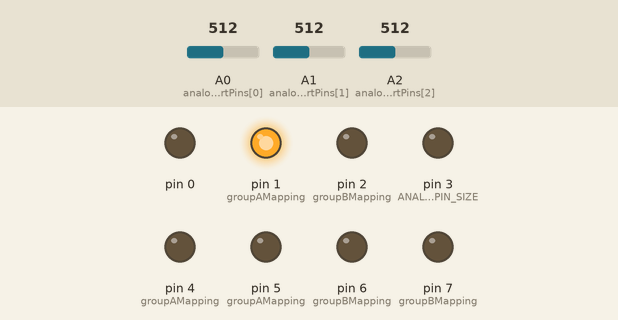
Bench run of a program on a simulated Arduino Uno, built with avr-gcc and run on an emulated ATmega328P. On the bench: output pins drawn as LEDs (lit = HIGH). Inputs (shaded band) come from the test bench; at power-on: A0 (analogDartPins[0]) = 512, A1 (analogDartPins[1]) = 512, A2 (analogDartPins[2]) = 512.

Above: at 1.2 s.
1.3 s: A0 (analogDartPins[0]) set to 550
At 1.6 s:
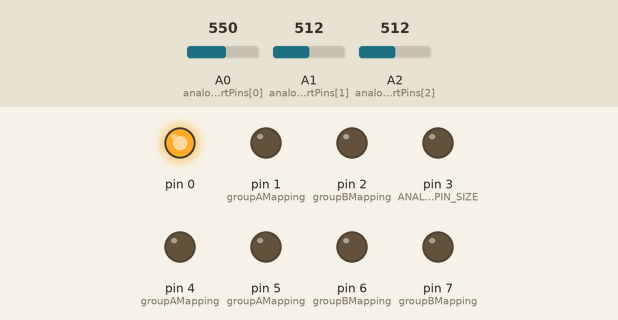
2.8 s: A0 (analogDartPins[0]) set to 627
4.3 s: A0 (analogDartPins[0]) set to 656
At 4.9 s:
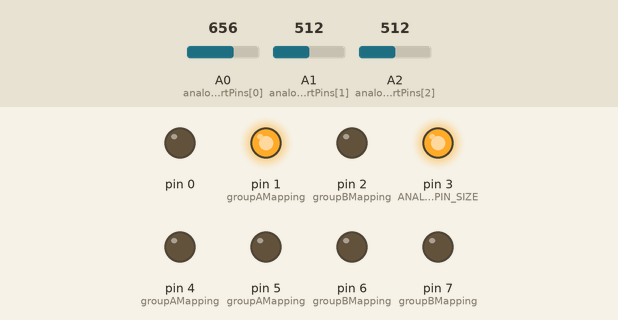
5.8 s: A0 (analogDartPins[0]) set to 735
7.3 s: A0 (analogDartPins[0]) set to 769
At 8.5 s:
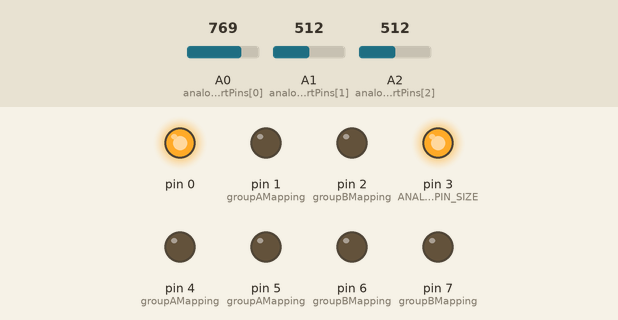
8.8 s: A0 (analogDartPins[0]) set to 716
At 9.4 s:
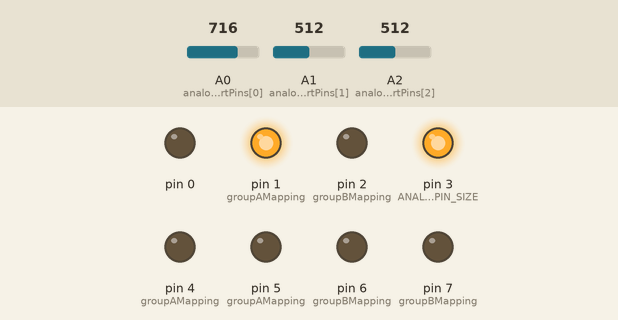
Timing chart, 0 to 11.3 s (numbered marks = the images above; inputs shaded):
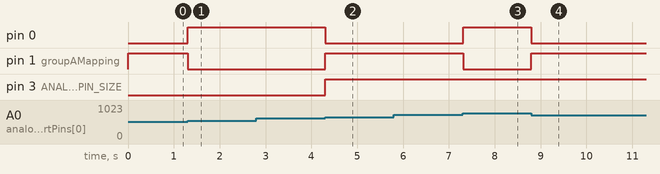

Measured:
- the behaviour switches between 536 and 537 on A0 (analogDartPins[0]) (found by bisection; images 0 and 1)
- the behaviour switches between 644 and 645 on A0 (analogDartPins[0]) (found by bisection; images 1 and 2)
- the behaviour switches between 752 and 753 on A0 (analogDartPins[0]) (found by bisection; images 2 and 3)
- after the input at 1.3 s, pin 0: LOW → HIGH at once; pin 1 (groupAMapping): HIGH → LOW at once
- after the input at 2.8 s, every drawn part: stays the same
- after the input at 4.3 s, pin 0: HIGH → LOW at once; pin 1 (groupAMapping), pin 3 (ANALOG_DART_PIN_SIZE): LOW → HIGH at once
- after the input at 5.8 s, every drawn part: stays the same
- after the input at 7.3 s, pin 0: LOW → HIGH at once; pin 1 (groupAMapping): HIGH → LOW at once
- after the input at 8.8 s, pin 0: HIGH → LOW at once; pin 1 (groupAMapping): LOW → HIGH at once

The program:

main.cpp
```cpp
#include <Arduino.h>
#include <pitches.h>

const uint8_t ANALOG_DART_PIN_SIZE = 3;
uint8_t analogDartPins[ANALOG_DART_PIN_SIZE] = { A0, A1, A2 };
const uint8_t SOUND_PIN = A5;

const uint8_t DART_MASTER_LINE_SIZE = 10;
const uint8_t DART_SLAVE_LINE_SIZE = 7;
const int INPUT_MATRIX[ANALOG_DART_PIN_SIZE][3][DART_MASTER_LINE_SIZE] = {{
    { 118, 116, 114, 112, 110, 108, 106, 104, 97, 91 },
    { 70, 64, 59, 54, 50, 47, 44, 42, 33, 27 },
    { 23, 20, 17, 15, 13, 12, 11, 10, 7, 6 }
  }, {
    { 117, 115, 113, 111, 109, 107, 106, 104, 97, 91 },
    { 64, 58, 52, 48, 44, 41, 39, 36, 28, 23 }
  }, {
    { 117, 115, 113, 111, 109, 107, 106, 104, 97, 91 },
    { 64, 58, 52, 48, 44, 41, 39, 36, 28, 23 }
  }
};

const uint8_t INPUT_MATRIX_GROUP_SIZES[ANALOG_DART_PIN_SIZE] = { 3, 2, 2 };

const uint8_t INPUT_MATRIX_COEFF = 8; // meaning 1024 (HIGH VOLTAGE) input will become 128

// Ignore unrelevant values, < to this
const uint8_t INPUT_MATRIX_THREASHOLD = 2 * INPUT_MATRIX_COEFF;


void play(uint16_t melody[], uint8_t noteDurations[], int length) {

  for (int i = 0; i < length; i++) {
    int noteDuration = 1000 / noteDurations[i];
    tone(SOUND_PIN, melody[i], noteDuration);

    int pauseBetweenNotes = noteDuration * 1.30;
    delay(pauseBetweenNotes);
    noTone(SOUND_PIN);
  }
}

void hit(int val, int multiplicator) {
  // uint16_t melody[] = { NOTE_C4, NOTE_G3, NOTE_G3, NOTE_A3, NOTE_G3,0, NOTE_B3, NOTE_C4 };
  // uint8_t durations[] = { 4, 8, 8, 4, 4, 4, 4, 4 };
  // uint16_t melody[] = {
  //   NOTE_G4, NOTE_C4, NOTE_DS4, NOTE_F4, NOTE_G4, NOTE_C4, NOTE_DS4, NOTE_F4,
  //   NOTE_G4, NOTE_C4, NOTE_DS4, NOTE_F4, NOTE_G4, NOTE_C4, NOTE_DS4, NOTE_F4,
  //   NOTE_G4, NOTE_C4, NOTE_E4, NOTE_F4, NOTE_G4, NOTE_C4, NOTE_E4, NOTE_F4,
  // };
  // uint8_t durations[] = {
  //   2, 2, 4, 8, 2, 2, 4, 8,
  //   2, 2, 4, 8, 2, 2, 4, 8,
  //   2, 2, 4, 8, 2, 2, 4, 8
  // };
  // play( melody, durations, 24);
  // uint16_t melody[3] = { };
  // uint8_t durations[20] = { };

  // //  PORTD = val;

  // for (uint8_t i = 0; i < multiplicator; i++) {
  //   melody[i] = NOTE_C4;
  //   durations[i] = 4;
  // }

  // melody[multiplicator] = 0;
  // durations[multiplicator] = 2;

  // for (uint8_t i = 0; i < val; i++) {
  //   melody[multiplicator + i] = NOTE_C4;
  //   durations[multiplicator + i] = 4;
  // }

  uint16_t melody[] = {
    NOTE_G4, NOTE_C4, NOTE_E4,
  };
  uint8_t durations[] = {
    2, 2, 4,
  };
  play( melody, durations, 3);

  // play( melody, durations, multiplicator + val + 1);
}

void handleLines(uint8_t masterLine, uint8_t slaveLine) {
  int val = 0;
  int multiplicator = 0;

  // debug
  // PORTD = slaveLine << 4 | masterLine;

  // convert masterLine + slaveLine to val + multiplicator

  switch (slaveLine)
  {
  case 1:
  case 7:
    multiplicator = 3;
    break;
  case 2:
  case 6:
    multiplicator = 2;
    break;
  case 3:
  case 5:
    multiplicator = 1;
    break;
  }

  // slave1 = tripleA
  // slave2 = doubleA
  // slave3 = simpleA
  // slave4 = bulls-eye
  // slave5 = simpleB
  // slave6 = doubleB
  // slave7 = tripleB

  int groupAMapping[] = { 4, 18, 1, 20, 11, 14, 9, 12, 5 };
  int groupBMapping[] = { 13, 6, 10, 15, 7, 19, 3, 17, 2 };

  // master1 = 4, 13, double BE
  // master2 = 18, 6, simple BE
  // master3 = 1, 10
  // master4 = 20, 15
  // master5 = 8, 16
  // master6 = 11, 7
  // master7 = 14, 19
  // master8 = 9, 3
  // master9 = 12, 17
  // master10 = 5, 2

  if (masterLine > 0 && slaveLine > 0) {
    if (slaveLine < 4) {
      val = groupAMapping[masterLine - 1];
    } else if (slaveLine > 4) {
      val = groupBMapping[masterLine - 1];
    } else if (slaveLine == 4) {
      val = 25;
      if (masterLine == 1) multiplicator = 2;
      else if (masterLine == 2) multiplicator = 1;
    }
  }

  // if (val) {
  //   hit(val, multiplicator);
  // }

  PORTD = masterLine;
}

void handleAnalogMatrix(int inputs[ANALOG_DART_PIN_SIZE]) {
  uint8_t masterLine = 0;
  uint8_t slaveLine = 0;

  int cumSize = 0;
  for(uint8_t i=0; i < ANALOG_DART_PIN_SIZE; i++) {
    const int handledLineSize = INPUT_MATRIX_GROUP_SIZES[i];
    cumSize += handledLineSize;

    // Ignore unrelevant inputs
    if (inputs[i] <= INPUT_MATRIX_THREASHOLD) continue;

    int input = inputs[i];
    unsigned int curDiff = -1;
    bool reached = false;
    for(uint8_t j=0; j < handledLineSize; j++) {
      for(uint8_t k = 0; k < DART_MASTER_LINE_SIZE; k++) {
        unsigned int diff = abs(INPUT_MATRIX[i][j][k] * INPUT_MATRIX_COEFF - input);
        if (curDiff < 0) {
          curDiff = diff;
        }

        if (diff > curDiff) {
          // we can only go closer, if we start having higher diff, then previous value is correct
          reached = true;
          break;
        }

        masterLine = k + 1;
        slaveLine = cumSize + j - handledLineSize + 1;
        curDiff = diff;
      }
      if (reached) break;
    }

    // if it hasn't been continued before, then it's the relevant input
    break;
  }

  handleLines(masterLine, slaveLine);
}

void trigger() {
  int inputs[ANALOG_DART_PIN_SIZE];

  for(uint8_t i=0; i < ANALOG_DART_PIN_SIZE; i++) {
    inputs[i] = analogRead(analogDartPins[i]);
  }

  // PORTD = inputs[0] / 8;

  handleAnalogMatrix(inputs);
}

void setup() {
  // Set PORT READ/WRITE
  DDRD = 0xff; // Port D to write
  PORTD = 0;

  // Stop Loop, and jump to trigger method when value on analog pin change
  for(uint8_t i=0; i < ANALOG_DART_PIN_SIZE; i++) {
    pinMode(analogDartPins[i], INPUT);
    attachInterrupt(analogDartPins[i], trigger, CHANGE);
  }
}

void loop() {
  trigger();
  delay(10);

  // Just to check if program is working
  // PORTD ^= 0b10000000;
  // delay(10);
}
```

pitches.h
```cpp
#define NOTE_B0 31
#define NOTE_C1 33
#define NOTE_CS1 35
#define NOTE_D1 37
#define NOTE_DS1 39
#define NOTE_E1 41
#define NOTE_F1 44
#define NOTE_FS1 46
#define NOTE_G1 49
#define NOTE_GS1 52
#define NOTE_A1 55
#define NOTE_AS1 58
#define NOTE_B1 62
#define NOTE_C2 65
#define NOTE_CS2 69
#define NOTE_D2 73
#define NOTE_DS2 78
#define NOTE_E2 82
#define NOTE_F2 87
#define NOTE_FS2 93
#define NOTE_G2 98
#define NOTE_GS2 104
#define NOTE_A2 110
#define NOTE_AS2 117
#define NOTE_B2 123
#define NOTE_C3 131
#define NOTE_CS3 139
#define NOTE_D3 147
#define NOTE_DS3 156
#define NOTE_E3 165
#define NOTE_F3 175
#define NOTE_FS3 185
#define NOTE_G3 196
#define NOTE_GS3 208
#define NOTE_A3 220
#define NOTE_AS3 233
#define NOTE_B3 247
#define NOTE_C4 262
#define NOTE_CS4 277
#define NOTE_D4 294
#define NOTE_DS4 311
#define NOTE_E4 330
#define NOTE_F4 349
#define NOTE_FS4 370
#define NOTE_G4 392
#define NOTE_GS4 415
#define NOTE_A4 440
#define NOTE_AS4 466
#define NOTE_B4 494
#define NOTE_C5 523
#define NOTE_CS5 554
#define NOTE_D5 587
#define NOTE_DS5 622
#define NOTE_E5 659
#define NOTE_F5 698
#define NOTE_FS5 740
#define NOTE_G5 784
#define NOTE_GS5 831
#define NOTE_A5 880
#define NOTE_AS5 932
#define NOTE_B5 988
#define NOTE_C6 1047
#define NOTE_CS6 1109
#define NOTE_D6 1175
#define NOTE_DS6 1245
#define NOTE_E6 1319
#define NOTE_F6 1397
#define NOTE_FS6 1480
#define NOTE_G6 1568
#define NOTE_GS6 1661
#define NOTE_A6 1760
#define NOTE_AS6 1865
#define NOTE_B6 1976
#define NOTE_C7 2093
#define NOTE_CS7 2217
#define NOTE_D7 2349
#define NOTE_DS7 2489
#define NOTE_E7 2637
#define NOTE_F7 2794
#define NOTE_FS7 2960
#define NOTE_G7 3136
#define NOTE_GS7 3322
#define NOTE_A7 3520
#define NOTE_AS7 3729
#define NOTE_B7 3951
#define NOTE_C8 4186
#define NOTE_CS8 4435
#define NOTE_D8 4699
#define NOTE_DS8 4978
```
